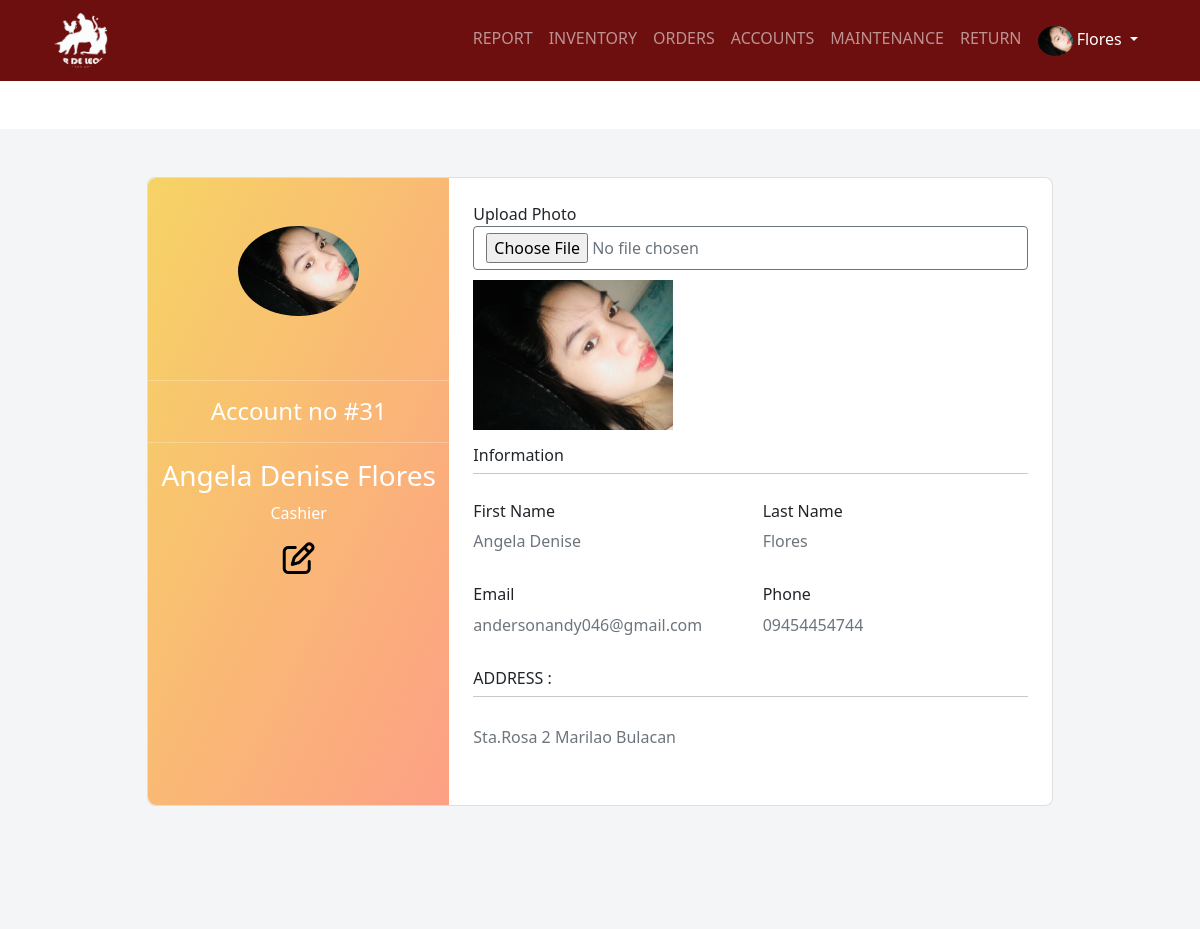
Screenshot of /administrator/viewProfile.php (signed in) with the database file from the repository.
### tables this page shows
CREATE TABLE `maintinance` (
  `system_id` int(11) NOT NULL,
  `system_name` varchar(255) NOT NULL,
  `system_banner` varchar(255) NOT NULL,
  `system_logo` varchar(255) NOT NULL,
  `system_content` varchar(255) NOT NULL,
  `system_address` varchar(255) NOT NULL,
  `system_contact` varchar(255) NOT NULL,
  `system_tax` float NOT NULL,
  `system_shipfee` double NOT NULL
);

CREATE TABLE `account` (
  `acc_id` int(11) NOT NULL,
  `acc_created` date NOT NULL,
  `acc_username` varchar(255) NOT NULL,
  `acc_password` varchar(255) NOT NULL,
  `acc_fname` varchar(255) NOT NULL,
  `acc_lname` varchar(255) NOT NULL,
  `acc_type` varchar(255) NOT NULL,
  `acc_status` int(11) NOT NULL,
  `acc_email` varchar(255) NOT NULL,
  `acc_contact` varchar(255) NOT NULL,
  `emp_image` varchar(255) NOT NULL,
  `emp_address` varchar(255) NOT NULL,
  `acc_lastEdit` datetime DEFAULT NULL,
  `Otp` varchar(6) NOT NULL
);

### customer/backend/back_navbar.php (called while the page is built, shortened)
<?php
include ("../administrator/connection.php");
$get_record = mysqli_query ($connections,"SELECT * FROM maintinance");
$row = mysqli_fetch_assoc($get_record);
$db_system_logo = $row ["system_logo"];
?>

### administrator/viewProfile.php (the view, shortened to what this page needs)
<?php
include "connection.php";
include "navigation.php";
?>
<html lang="en">
<head>
    <link rel="stylesheet" href="https://cdnjs.cloudflare.com/ajax/libs/font-awesome/5.15.4/css/all.min.css">
    <link rel="stylesheet" href="https://cdnjs.cloudflare.com/ajax/libs/font-awesome/6.1.1/css/all.min.css" />
    <link rel="stylesheet" href="https://cdn.jsdelivr.net/npm/bootstrap@5.1.3/dist/css/bootstrap.min.css">
</head>
<body>
<section class="vh-100" style="background-color: #f4f5f7;">
  <div class="container py-5 h-100" >
    <div class="row d-flex justify-content-center align-items-center h-500" >
      <div class="col col-lg-10 mb-4 mb-lg-0" >
        <div class="card mb-3" style="border-radius: .5rem;" >
          <div class="row g-0" >
            <div class="col-md-4 gradient-custom text-center text-white"
              style="border-top-left-radius: .5rem; border-bottom-left-radius: .5rem;" >
              <?php if($db_emp_image){ ?>
            <img src="../upload_img/<?php echo $db_emp_image ?>"
                alt="Avatar" class="img-fluid my-5" style="width: 40%; border-radius:50%; " />
          <?php }else{?>
            <img src="../upload_system/empty.png" alt="Avatar" class="img-fluid my-5" style="width: 40%; border-radius:50%; ">
          <?php } ?>
          <hr>
          <h4>Account no #<?php echo $db_acc_id ?></h4>
          <hr>
              <h3><?php echo $fullname ?></h3>
              <p><?php echo ucfirst($db_acc_type)?></p>
              <button style="background: transparent; border:0;" class="btn-hover" data-bs-toggle="modal" data-bs-target="#ModViewProfile" data-db_prod_id="<?= $db_prod_id ?>">
                <i class="far fa-edit" style="font-size: 200%;"></i>
              </button>
            </div>
            <div class="col-md-8">
              <div class="card-body p-4">
              <div class="mb-3">
                        <label>Upload Photo</label>
                        <input type="file" name="emp_image" class="btn btn-outline-secondary col-12">
                        <?php if ($db_emp_image) : ?>
                            <img src="../upload_img/<?php echo $db_emp_image; ?>" alt="Employee Image" style="max-width: 200px; margin-top: 10px;">
                        <?php else: ?>
                            <input type="hidden" name="current_emp_image" value="">
                        <?php endif; ?>
                    </div>
                <h6>Information</h6>
                <hr class="mt-0 mb-4">
                <div class="row pt-1">
                  <div class="col-6 mb-3">
                    <h6>First Name</h6>
                    <p class="text-muted"><?php echo $db_acc_fname?></p>
                  </div>
                  <div class="col-6 mb-3">
                    <h6>Last Name</h6>
                    <p class="text-muted"><?php echo  $db_acc_lname?></p>
                  </div>
                  <div class="col-6 mb-3">
                    <h6>Email</h6>
                    <p class="text-muted"><?php echo $db_acc_email?></p>
                  </div>
                  <div class="col-6 mb-3">
                    <h6>Phone</h6>
                    <p class="text-muted"><?php echo  $db_acc_contact?></p>
                  </div>
                </div>
                <h6>ADDRESS :</h6>
                <hr class="mt-0 mb-4">
                <div class="row pt-1">
                  <div class="col-6 mb-3">
                    <p class="text-muted"><?php echo $db_emp_address?></p>
                  </div>
                </div>
              </div>
            </div>
          </div>
        </div>
      </div>
    </div>
  </div>
</section>
</body>
</html>

### administrator/navigation.php (shortened to what this page needs)
<?php
include "../customer/backend/session.php";
include("../customer/backend/back_navbar.php");
$currentURL = $_SERVER['REQUEST_URI'];
?>
    <link rel="stylesheet" href="https://cdn.datatables.net/1.13.4/css/jquery.dataTables.min.css">
<link rel="stylesheet" href="https://cdnjs.cloudflare.com/ajax/libs/sweetalert/1.1.3/sweetalert.min.css" />
<link rel="stylesheet" href="https://cdnjs.cloudflare.com/ajax/libs/font-awesome/4.7.0/css/font-awesome.min.css">
<link href="https://cdn.jsdelivr.net/npm/bootstrap@5.3.0-alpha3/dist/css/bootstrap.min.css" rel="stylesheet">
<link rel="stylesheet" href="../css/uploadfile.css">
<nav class="navbar navbar-expand-lg navbar-dark mb-5" style="background-color: #6D0F0F;">
  <div class="container">
  <a class="navbar-brand" href="index.php" style="font-family: 'Cooper Black', serif;">
  <img src="../upload_system/<?php echo $db_system_logo?>" class="img-fluid" alt="nothing" style="height: 55px; width: 55px; border-radius: 50%;">
</a>
    <div class="collapse navbar-collapse" id="navbarNav">
      <ul class="navbar-nav ms-auto">
        <li class="nav-item">
          <a class="nav-link <?php if (strpos($currentURL, 'report.php') !== false) echo 'active'; ?>" href="report.php">REPORT</a>
        </li>
        <li class="nav-item">
          <a class="nav-link <?php if (strpos($currentURL, 'inventory.php') !== false) echo 'active'; ?>" href="inventory.php">INVENTORY</a>
        </li>
        <li class="nav-item">
          <a class="nav-link <?php if (strpos($currentURL, 'manageorders.php') !== false) echo 'active'; ?>" href="manageorders.php">ORDERS</a>
        </li>
        <li class="nav-item">
          <a class="nav-link <?php if (strpos($currentURL, 'manageaccount.php') !== false) echo 'active'; ?>" href="manageaccount.php">ACCOUNTS</a>
        </li>
        <li class="nav-item">
          <a class="nav-link <?php if (strpos($currentURL, 'maintinance.php') !== false) echo 'active'; ?>" href="maintinance.php">MAINTENANCE</a>
        </li>
        <li class="nav-item">
          <a class="nav-link <?php if (strpos($currentURL, 'listreturn.php') !== false) echo 'active'; ?>" href="listreturn.php">RETURN</a>
        </li>
        <li class="nav-item dropdown">
          <a class="nav-link active dropdown-toggle" href="#" id="navbarDropdown" role="button" data-bs-toggle="dropdown" aria-haspopup="true" aria-expanded="false">
          <?php if($db_emp_image){ ?>
            <img src="../upload_img/<?php echo $db_emp_image ?>" alt="" width="35" height="30" style='border-radius:50%;'> <?php echo ucfirst($db_acc_lname) ?>
          <?php }else{?>
            <img src="../upload_system/empty.png" alt="" width="30" height="30"> <?php echo ucfirst($db_acc_lname) ?>
          <?php } ?>
          </a>
        </li>
      </ul>
    </div>
  </div>
</nav>

### administrator/viewProfile.php (style rules this page uses)
.gradient-custom { background: #f6d365; background: -webkit-linear-gradient(to right bottom, rgba(246, 211, 101, 1), rgba(253, 160, 133, 1)); background: linear-gradient(to right bottom, rgba(246, 211, 101, 1), rgba(253, 160, 133, 1)) }

### rows the page displays
maintinance: system_logo (picture)
account: emp_image (picture), acc_lname "Flores", acc_id "31", fullname "Angela Denise Flores", acc_type "Cashier", acc_fname "Angela Denise", acc_email "andersonandy046@gmail.com", acc_contact "09454454744", emp_address "Sta.Rosa 2 Marilao Bulacan"
